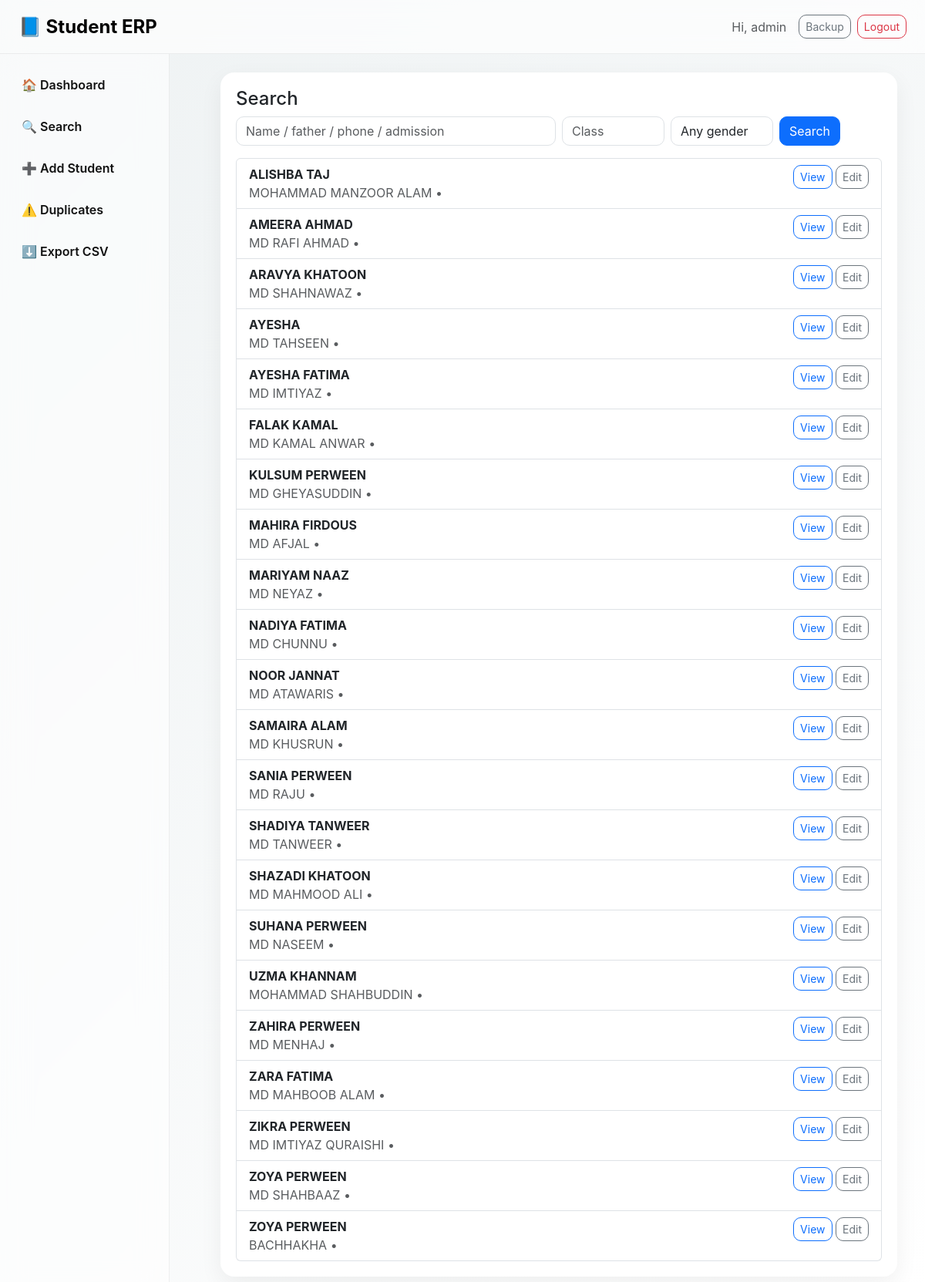
The page /search (signed in) on the database its author committed.
### tables this page shows
CREATE TABLE users (
        id INTEGER PRIMARY KEY AUTOINCREMENT,
        username TEXT UNIQUE,
        password_hash TEXT,
        role TEXT,
        full_name TEXT,
        created_at TEXT
    );

CREATE TABLE students (
        id INTEGER PRIMARY KEY AUTOINCREMENT,
        stable_id TEXT UNIQUE,
        school_id TEXT,
        sl_no TEXT,
        student_name TEXT,
        father_name TEXT,
        mother_name TEXT,
        sex_cast TEXT,
        dob TEXT,
        aadhaar_no TEXT,
        mobile_no TEXT,
        admission_class TEXT,
        admission_no TEXT,
        blood_group TEXT,
        address TEXT,
        category TEXT,
        religion TEXT,
        prev_school TEXT,
        transport_required INTEGER DEFAULT 0,
        medical_issues TEXT,
        emergency_contact TEXT,
        photo TEXT,
        remarks TEXT,
        status TEXT DEFAULT 'active',
        created_at TEXT,
        updated_at TEXT
    );

### app.py (the view)
@app.route("/search")
@login_required
def search():
    q = request.args.get("q", "").strip()
    filters = {
        "class": request.args.get("class", "").strip(),
        "gender": request.args.get("gender", "").strip(),
        "status": request.args.get("status", "").strip()
    }
    conn = get_conn()
    cur = conn.cursor()
    where = []
    params = []
    if q:
        qlike = f"%{q}%"
        where.append("(student_name LIKE ? OR father_name LIKE ? OR mother_name LIKE ? OR mobile_no LIKE ? OR admission_no LIKE ?)")
        params += [qlike] * 5
    if filters["class"]:
        where.append("admission_class = ?"); params.append(filters["class"])
    if filters["gender"]:
        where.append("sex_cast LIKE ?"); params.append(filters["gender"] + "%")
    if filters["status"]:
        where.append("status = ?"); params.append(filters["status"])
    sql = "SELECT id,student_name,father_name,admission_class,mobile_no FROM students"
    if where:
        sql += " WHERE " + " AND ".join(where)
    sql += " ORDER BY student_name COLLATE NOCASE LIMIT 500"
    cur.execute(sql, params)
    rows = cur.fetchall()
    conn.close()
    return render_template("search.html", results=rows, query=q, filters=filters)

### app.py (called while the page is built)
def get_conn():
    conn = sqlite3.connect(DB_PATH)
    conn.row_factory = sqlite3.Row
    return conn

@login_manager.user_loader
def load_user(user_id):
    conn = get_conn()
    cur = conn.cursor()
    cur.execute("SELECT id,username,role FROM users WHERE id=?", (user_id,))
    r = cur.fetchone()
    conn.close()
    if not r:
        return None
    return User(r["id"], r["username"], r["role"])

### templates/search.html (shortened to what this page needs)
{% extends "layout.html" %}
{% block content %}
<div class="apple-card">
  <h4>Search</h4>
  <form class="row g-2" method="get">
    <div class="col-md-6"><input class="form-control" name="q" value="{{ query }}" placeholder="Name / father / phone / admission"></div>
    <div class="col-md-2"><input class="form-control" name="class" placeholder="Class" value="{{ filters.class }}"></div>
    <div class="col-md-2">
      <select class="form-control" name="gender">
        <option value="">Any gender</option>
      </select>
    </div>
    <div class="col-md-2"><button class="btn btn-primary">Search</button></div>
  </form>
  <ul class="list-group mt-3">
    {% for r in results %}
      <li class="list-group-item d-flex justify-content-between">
        <div>
          <b>{{ r['student_name'] }}</b><br>
          <span class="text-muted">{{ r['father_name'] }} • {{ r['admission_class'] }}</span>
        </div>
        <div>
          <a class="btn btn-sm btn-outline-primary" href="{{ url_for('view_student', student_id=r['id']) }}">View</a>
          <a class="btn btn-sm btn-outline-secondary" href="{{ url_for('edit_student', student_id=r['id']) }}">Edit</a>
        </div>
      </li>
    {% else %}
      <li class="list-group-item">No results</li>
    {% endfor %}
  </ul>
</div>
{% endblock %}

### templates/layout.html (shortened to what this page needs)
<!doctype html>
<html>
<head>
  <link href="https://cdn.jsdelivr.net/npm/bootstrap@5.3.2/dist/css/bootstrap.min.css" rel="stylesheet">
  <link rel="stylesheet" href="/static/css/main.css">
</head>
<body class="app-body">
<nav class="navbar navbar-expand-lg glass-nav px-4">
  <a class="navbar-brand fw-bold fs-4" href="{{ url_for('dashboard') }}">📘 Student ERP</a>
  <div class="ms-auto d-flex align-items-center">
    <span class="me-3 text-muted">Hi, {{ current_user.username }}</span>
    <a class="btn btn-outline-secondary btn-sm me-2" href="{{ url_for('backup_db') }}">Backup</a>
    <a class="btn btn-outline-danger btn-sm" href="{{ url_for('logout') }}">Logout</a>
  </div>
</nav>
<div class="sidebar" id="sidebar">
  <div class="sidebar-inner">
    <a class="side-link" href="{{ url_for('dashboard') }}">🏠 Dashboard</a>
    <a class="side-link" href="{{ url_for('search') }}">🔍 Search</a>
    <a class="side-link" href="{{ url_for('add_student') }}">➕ Add Student</a>
    <a class="side-link" href="{{ url_for('find_duplicates') }}">⚠️ Duplicates</a>
    <a class="side-link" href="{{ url_for('export_csv') }}">⬇️ Export CSV</a>
  </div>
</div>
<div class="content-area" id="contentArea">
  <div class="container-fluid">
    {% block content %}{% endblock %}
  </div>
</div>
</body>
</html>

### static/css/main.css (style rules this page uses)
:root { --bg: linear-gradient(135deg,#eef2f3,#fff); --glass: rgba(255,255,255,0.65); --blur: blur(14px); --muted: #6b7280; --accent: #007aff; }
* { box-sizing:border-box }
body.app-body { background:var(--bg);font-family:-apple-system,BlinkMacSystemFont,'Segoe UI',Roboto,sans-serif;margin:0; }
.glass-nav { background:var(--glass);backdrop-filter:var(--blur);-webkit-backdrop-filter:var(--blur);border-bottom:1px solid rgba(0,0,0,0.06);height:70px;display:flex;align-items:center;padding:0 18px }
.sidebar { position:fixed;top:70px;left:0;width:220px;height:calc(100% - 70px);background:rgba(255,255,255,0.6);backdrop-filter:blur(18px);padding:18px;border-right:1px solid rgba(0,0,0,0.06) }
.sidebar-inner { display:flex;flex-direction:column;gap:10px }
.side-link { display:block;padding:10px;border-radius:10px;text-decoration:none;color:#111;font-weight:600 }
.content-area { margin-left:250px;padding:24px }
.apple-card { background:#fff;border-radius:18px;padding:20px;box-shadow:0 10px 30px rgba(0,0,0,0.06) }
.form-control { border-radius:10px }
.btn { border-radius:10px }

### rows shown on the page
users: username "admin"
students: student_name "ALISHBA TAJ", father_name "MOHAMMAD MANZOOR ALAM"
students: student_name "AMEERA AHMAD", father_name "MD RAFI AHMAD"
students: student_name "ARAVYA KHATOON", father_name "MD SHAHNAWAZ"
students: student_name "AYESHA", father_name "MD TAHSEEN"
students: student_name "AYESHA FATIMA", father_name "MD IMTIYAZ"
students: student_name "FALAK KAMAL", father_name "MD KAMAL ANWAR"
students: student_name "KULSUM PERWEEN", father_name "MD GHEYASUDDIN"
students: student_name "MAHIRA FIRDOUS", father_name "MD AFJAL"
students: student_name "MARIYAM NAAZ", father_name "MD NEYAZ"
students: student_name "NADIYA FATIMA", father_name "MD CHUNNU"
students: student_name "NOOR JANNAT", father_name "MD ATAWARIS"
students: student_name "SAMAIRA ALAM", father_name "MD KHUSRUN"
students: student_name "SANIA PERWEEN", father_name "MD RAJU"
students: student_name "SHADIYA TANWEER", father_name "MD TANWEER"
students: student_name "SHAZADI KHATOON", father_name "MD MAHMOOD ALI"
students: student_name "SUHANA PERWEEN", father_name "MD NASEEM"
students: student_name "UZMA KHANNAM", father_name "MOHAMMAD SHAHBUDDIN"
students: student_name "ZAHIRA PERWEEN", father_name "MD MENHAJ"
students: student_name "ZARA FATIMA", father_name "MD MAHBOOB ALAM"
students: student_name "ZIKRA PERWEEN", father_name "MD IMTIYAZ QURAISHI"
students: student_name "ZOYA PERWEEN", father_name "MD SHAHBAAZ"
students: student_name "ZOYA PERWEEN", father_name "BACHHAKHA"
